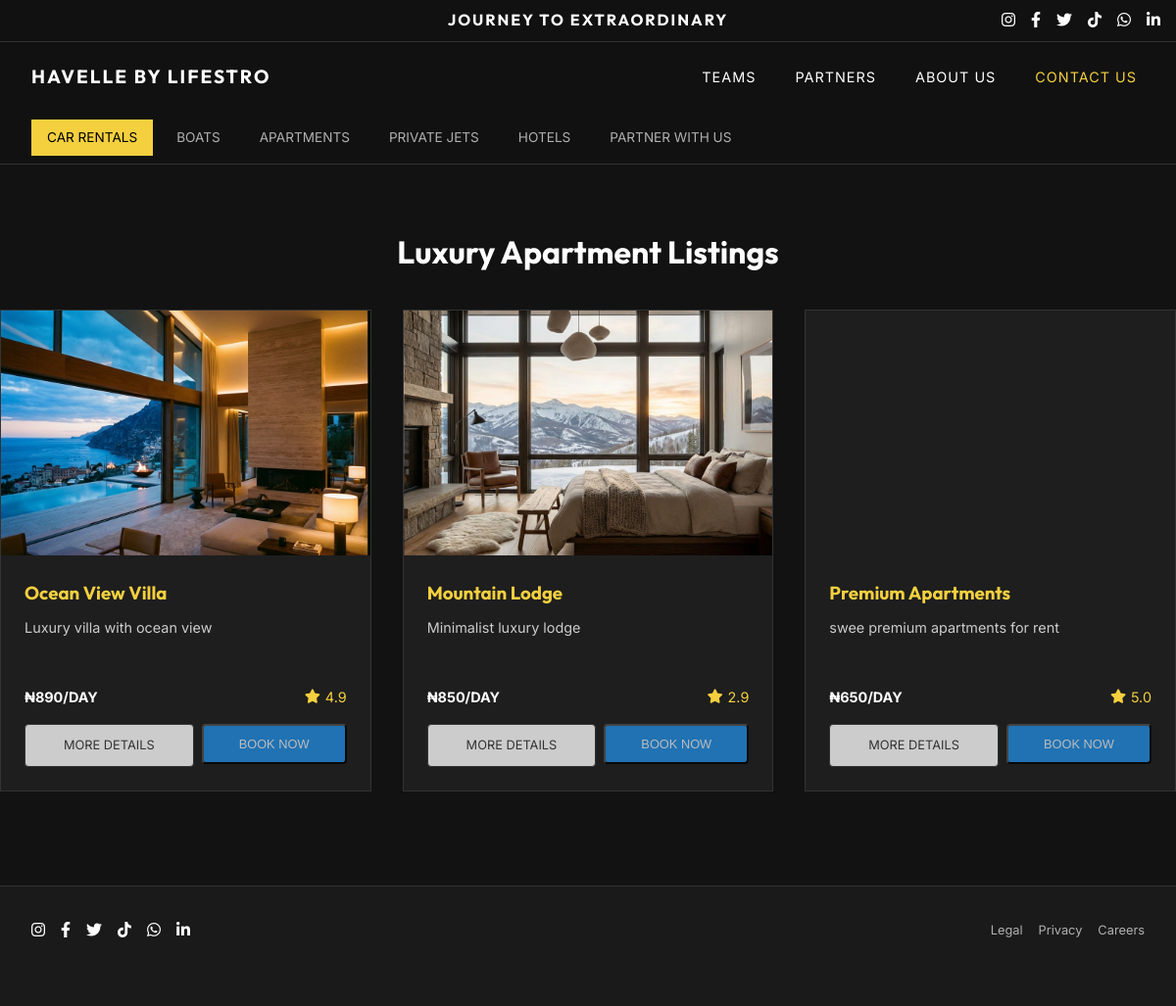
Page /apartments/ on the earlier database version.
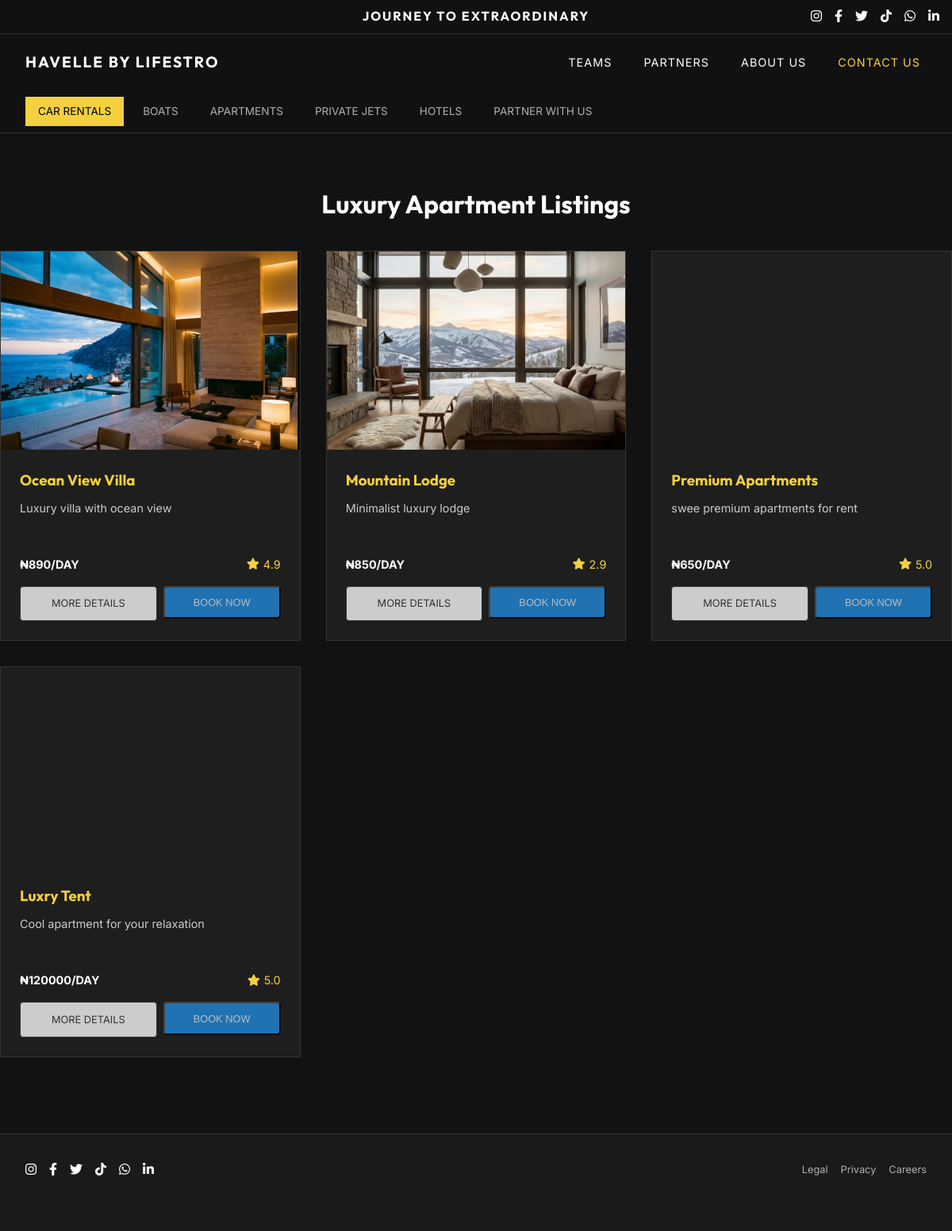
Same page on the later database version.
### landing/models.py (models this page shows, shortened)
class RentalItem(models.Model):
    category = models.ForeignKey(Category, on_delete=models.CASCADE, related_name='items')
    name = models.CharField(max_length=200)
    description = models.TextField()
    price_per_day = models.DecimalField(max_digits=10, decimal_places=2)
    rating = models.DecimalField(max_digits=3, decimal_places=1, default=5.0)
    image = models.ImageField(upload_to='rentals/')
    video_url = models.URLField(blank=True, null=True, help_text="Link to YouTube or Vimeo video")
    is_featured = models.BooleanField(default=False)

### landing/views.py (the view)
# urls.py: path('apartments/', views.apartment_list, name='apartment_list'),
def apartment_list(request):
    apartments = RentalItem.objects.filter(category__slug='apartments')
    return render(request, 'landing/apartment_list.html', {'apartments': apartments})

### landing/templates/landing/apartment_list.html (shortened to what this page needs)
{% extends 'landing/index.html' %}
{% load static %}
{% block content %}
<main class="container" style="padding: 4rem 0;">
    <h1 style="color: white; margin-bottom: 2rem; text-align: center;">Luxury Apartment Listings</h1>
    <div class="items-grid">
        {% for apt in apartments %}
        <div class="item-card">
            {% if apt.image %}
            <div class="item-img"
                style="background-image: url('{{ apt.image.url }}'); height: 250px; background-size: cover; background-position: center;">
            </div>
            {% elif apt.name|slugify == "ocean-view-villa" %}
            <div class="item-img"
                style="background-image: url('{% static 'landing/images/ocean-view-villa.png' %}'); height: 250px; background-size: cover; background-position: center;">
            </div>
            {% elif apt.name|slugify == "mountain-lodge" %}
            <div class="item-img"
                style="background-image: url('{% static 'landing/images/mountain-lodge.png' %}'); height: 250px; background-size: cover; background-position: center;">
            </div>
            {% else %}
            <div
                style="height: 250px; background: #222; display: flex; align-items: center; justify-content: center; color: #444;">
                <i class="fas fa-building fa-3x"></i>
            </div>
            {% endif %}
            <div class="item-details" style="padding: 1.5rem;">
                <h3 style="color: var(--accent-gold); margin-bottom: 0.5rem;">{{ apt.name }}</h3>
                <p style="color: #ccc; font-size: 0.9rem; margin-bottom: 1.5rem;">{{apt.description|truncatewords:20}}
                </p>
            </div>
            <div class="item-info"
                style="padding: 0 1.5rem 1rem; display: flex; justify-content: space-between; align-items: center;">
                <span class="price"
                    style="color: white; font-weight: 700;">₦{{apt.price_per_day|floatformat:0}}/DAY</span>
                <span class="rating" style="color: var(--accent-gold);"><i class="fas fa-star"></i>
                    {{apt.rating}}</span>
            </div>
            <div class="item-actions" style="padding: 0 1.5rem 1.5rem; display: flex; gap: 0.5rem;">
                <a href="{% url 'item_detail' apt.id %}" class="btn-outline"
                    style="flex: 1; text-align: center; font-size: 0.8rem; padding: 0.7rem; border-radius: 4px;">MORE
                    DETAILS</a>
                <form method="POST" action="{% url 'book_item' apt.id %}" style="flex: 1;">
                    {% if user.is_authenticated %}
                    <button type="submit" class="btn-fill"
                        style="width: 100%; border-radius: 4px; padding: 0.7rem; font-size: 0.8rem;">
                        BOOK NOW
                    </button>
                    {% else %}
                    <button type="button" class="btn-fill" onclick="alert('You must be logged in to book an item.');"
                        style="width: 100%; border-radius: 4px; padding: 0.7rem; font-size: 0.8rem; opacity: 0.7;">
                        BOOK NOW
                    </button>
                    {% endif %}
                </form>
            </div>
        </div>
        {% empty %}
        <div style="grid-column: 1 / -1; text-align: center; padding: 3rem;">
            <p style="color: white; font-size: 1.2rem;">No apartments available at the moment.</p>
        </div>
        {% endfor %}
    </div>
</main>
{% endblock %}

### landing/templates/landing/index.html (shortened to what this page needs)
{% load static %}
<!DOCTYPE html>
<html lang="en">
<head>
    <link rel="stylesheet" href="{% static 'landing/css/style.css' %}">
    <link rel="stylesheet" href="https://cdnjs.cloudflare.com/ajax/libs/font-awesome/6.0.0/css/all.min.css">
</head>
<body>
    <header>
        <div class="top-bar">
            <span class="logo">Journey to Extraordinary</span>
            <div class="social-icons">
                <a href="#"><i class="fab fa-instagram"></i></a>
                <a href="#"><i class="fab fa-facebook-f"></i></a>
                <a href="#"><i class="fab fa-twitter"></i></a>
                <a href="#"><i class="fab fa-tiktok"></i></a>
                <a href="#"><i class="fab fa-whatsapp"></i></a>
                <a href="#"><i class="fab fa-linkedin-in"></i></a>
            </div>
        </div>
        <div class="container">
            <nav class="main-nav">
                <div class="logo">HAVELLE BY LIFESTRO</div>
                <ul class="nav-links" id="navLinks">
                    <li><a href="{% url 'team_list' %}">Teams</a></li>
                    <li><a href="{% url 'partners_list' %}">PARTNERS</a></li>
                    <li><a href="{% url 'about_us' %}">About Us</a></li>
                    <li><a href="{% url 'contact_us' %}" style="color: var(--accent-gold);">Contact Us</a></li>
                </ul>
            </nav>
            <div class="sub-nav">
                <a href="{% url 'car_list' %}" style="background: var(--accent-gold); color: #000;">CAR RENTALS</a>
                <a href="{% url 'boat_list' %}">BOATS</a>
                <a href="{% url 'apartment_list' %}">APARTMENTS</a>
                <a href="{% url 'jet_list' %}">PRIVATE JETS</a>
                <a href="{% url 'hotel_list' %}">HOTELS</a>
                <a href="{% url 'partner_with_us' %}">PARTNER WITH US</a>
            </div>
        </div>
    </header>
    {% block content %}{% endblock content %}
    <footer>
        <div class="container">
            <div class="footer-top">
                <div class="social-links">
                    <a href="#"><i class="fab fa-instagram"></i></a>
                    <a href="#"><i class="fab fa-facebook-f"></i></a>
                    <a href="#"><i class="fab fa-twitter"></i></a>
                    <a href="#"><i class="fab fa-tiktok"></i></a>
                    <a href="#"><i class="fab fa-whatsapp"></i></a>
                    <a href="#"><i class="fab fa-linkedin-in"></i></a>
                </div>
                <div class="footer-nav">
                    <a href="#">Legal</a>
                    <a href="#">Privacy</a>
                    <a href="#">Careers</a>
                </div>
            </div>
        </div>
    </footer>
</body>
</html>

### landing/static/landing/css/style.css (style rules this page uses)
:root { --bg-color: #121212; --card-bg: #1e1e1e; --text-primary: #ffffff; --text-secondary: #b0b0b0; --accent-gold: #f4d03f; --accent-blue: #2196f3; --accent-blue-hover: #1976d2; --border-color: #333333; --input-bg: #2a2a2a; --transition-smooth: all 0.3s cubic-bezier(0.4, 0, 0.2, 1); }
* { margin: 0; padding: 0; box-sizing: border-box; }
body { background-color: var(--bg-color); color: var(--text-primary); font-family: 'Inter', sans-serif; line-height: 1.6; overflow-x: hidden; }
h1, h2, h3, .logo { font-family: 'Outfit', sans-serif; }
a { text-decoration: none; color: inherit; transition: var(--transition-smooth); }
ul { list-style: none; }
.container { max-width: 1400px; margin: 0 auto; padding: 0 2rem; }
header { background: rgba(18, 18, 18, 0.95); backdrop-filter: blur(10px); border-bottom: 1px solid var(--border-color); position: sticky; top: 0; z-index: 1000; }
.top-bar { padding: 1rem 0; text-align: center; border-bottom: 1px solid var(--border-color); }
.main-nav { display: flex; justify-content: space-between; align-items: center; padding: 1.5rem 0; }
.logo { font-size: 1.5rem; font-weight: 700; letter-spacing: 2px; text-transform: uppercase; }
.nav-links { display: flex; gap: 2rem; }
.nav-links a { text-transform: uppercase; font-size: 0.9rem; letter-spacing: 1px; font-weight: 400; }
.sub-nav { display: flex; gap: 1.5rem; padding: 1rem 0; font-size: 0.8rem; color: var(--text-secondary); }
.items-grid { display: grid; grid-template-columns: repeat(auto-fill, minmax(320px, 1fr)); gap: 1.5rem; }
.item-card { background: var(--card-bg); border: 1px solid var(--border-color); overflow: hidden; transition: var(--transition-smooth); position: relative; }
.item-img { height: 240px; background-size: cover; background-position: center; }
.item-info { padding: 1.5rem; display: flex; justify-content: space-between; align-items: center; }
.price { font-weight: 700; font-size: 1.1rem; }
.rating { color: var(--accent-gold); display: flex; align-items: center; gap: 0.3rem; }
.btn-outline { border: 1px solid var(--border-color); padding: 1rem 4rem; font-size: 0.9rem; background: #ccc; color: #333; }
.btn-fill { background: var(--accent-blue); padding: 1rem 4rem; color: white; }
footer { padding: 4rem 0; border-top: 1px solid var(--border-color); background: #1a1a1a; }
.footer-top { display: flex; justify-content: space-between; align-items: center; margin-bottom: 2rem; }
.social-links { display: flex; gap: 1.5rem; }
.footer-nav { display: flex; gap: 2rem; font-size: 0.8rem; color: var(--text-secondary); }

Differences in the rows shown:
added RentalItem: name "Luxry Tent", description "Cool apartment for your relaxation", price_per_day "120000", rating "5.0"
